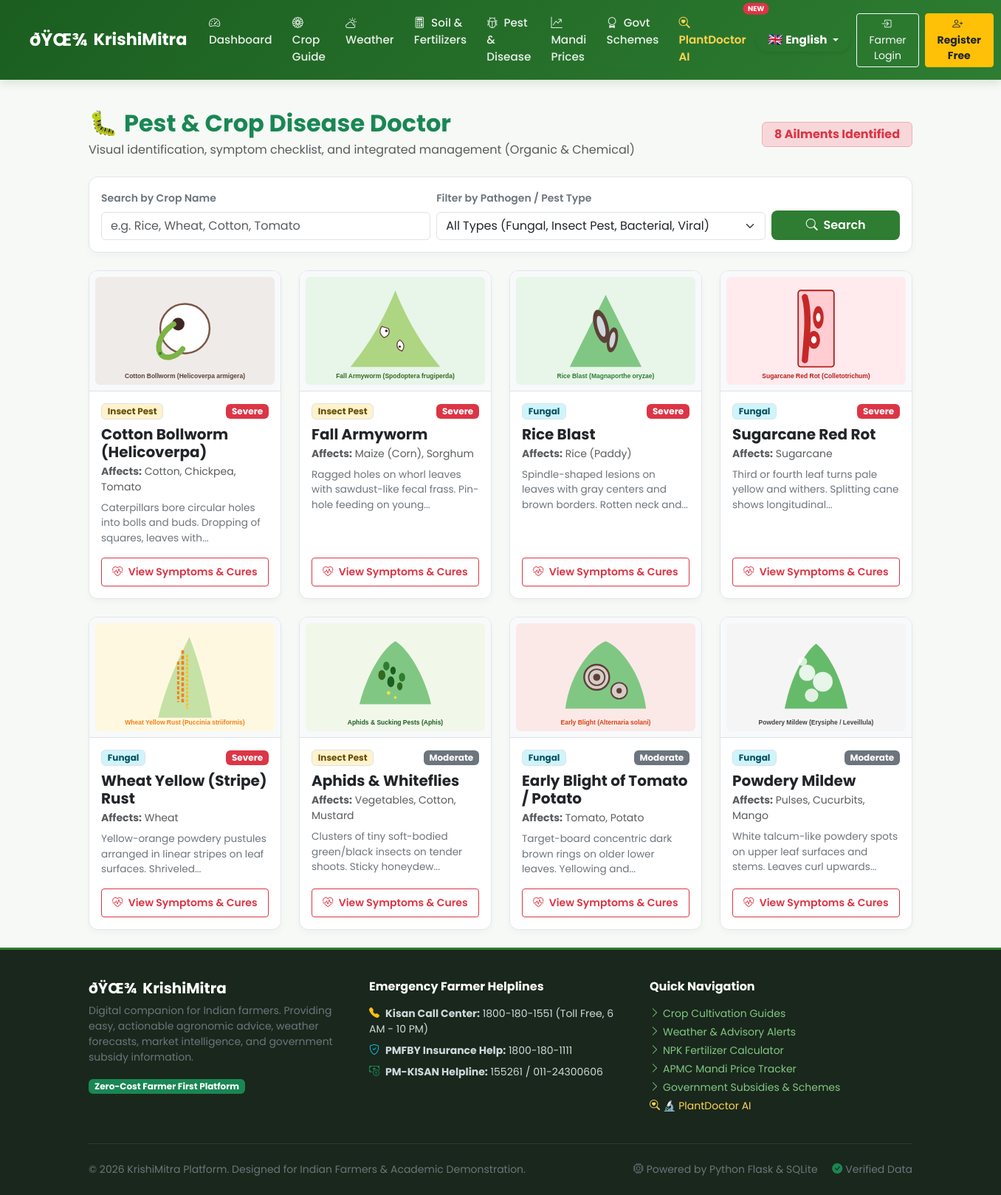
/diseases/, run on the app's committed database.
### tables this page shows
CREATE TABLE diseases_pests (
    id INTEGER PRIMARY KEY AUTOINCREMENT,
    name TEXT NOT NULL,
    type TEXT NOT NULL,            -- Fungal, Bacterial, Viral, Insect Pest
    affected_crops TEXT NOT NULL,
    symptoms TEXT NOT NULL,
    prevention TEXT NOT NULL,
    organic_treatment TEXT NOT NULL,
    chemical_treatment TEXT NOT NULL,
    severity TEXT NOT NULL DEFAULT 'Moderate',
    image_url TEXT
);

### app/routes/diseases.py (the view)
@diseases_bp.route('/')
def index():
    db = get_db()
    crop_filter = request.args.get('crop', '').strip()
    type_filter = request.args.get('type', '').strip()
    query = "SELECT * FROM diseases_pests WHERE 1=1"
    params = []
    if crop_filter:
        query += " AND affected_crops LIKE ?"
        params.append(f"%{crop_filter}%")
    if type_filter:
        query += " AND type = ?"
        params.append(type_filter)
    query += " ORDER BY severity DESC, name ASC"
    items = db.execute(query, params).fetchall()
    return render_template(
        'diseases/index.html',
        items=items,
        selected_crop=crop_filter,
        selected_type=type_filter
    )

### app/database/db.py (called while the page is built, shortened)
def get_db():
    if 'db' not in g:
        db_url = current_app.config.get('DATABASE_URL') or os.environ.get('DATABASE_URL')
        db_path = current_app.config.get('DATABASE', 'krishimitra.db')
        conn = sqlite3.connect(db_path)
        conn.row_factory = sqlite3.Row
        g.db = conn
        g.db_backend = 'sqlite'
    return g.db

### app/translations/languages.py (called while the page is built)
def get_translation(key: str, lang: str = 'en') -> str:
    if not lang or lang not in SUPPORTED_LANGUAGES:
        lang = 'en'
    entry = TRANSLATIONS.get(key)
    if not entry:
        return key
    return entry.get(lang, entry.get('en', key))

### app/templates/diseases/index.html (shortened to what this page needs)
{% extends "base.html" %}
{% block content %}
<div class="container py-4">
  <div class="d-flex flex-column flex-md-row justify-content-between align-items-md-center mb-4 gap-2">
    <div>
      <h2 class="fw-bold text-success mb-1">
        <span class="me-2">🐛</span>Pest & Crop Disease Doctor
      </h2>
      <p class="text-muted mb-0">Visual identification, symptom checklist, and integrated management (Organic & Chemical)</p>
    </div>
    <span class="badge bg-danger-subtle text-danger border border-danger-subtle px-3 py-2 fs-6">
      {{ items|length }} Ailments Identified
    </span>
  </div>
  <div class="farm-card p-3 mb-4">
    <form method="GET" action="{{ url_for('diseases.index') }}" class="row g-2 align-items-end">
      <div class="col-md-5">
        <label for="cropInput" class="form-label fw-semibold small text-secondary">Search by Crop Name</label>
        <input type="text" class="form-control" id="cropInput" name="crop" value="{{ selected_crop }}" placeholder="e.g. Rice, Wheat, Cotton, Tomato">
      </div>
      <div class="col-md-5">
        <label for="typeSelect" class="form-label fw-semibold small text-secondary">Filter by Pathogen / Pest Type</label>
        <select class="form-select" id="typeSelect" name="type">
          <option value="">All Types (Fungal, Insect Pest, Bacterial, Viral)</option>
        </select>
      </div>
      <div class="col-md-2 d-flex gap-2">
        <button type="submit" class="btn btn-agri w-100 py-2">
          <i class="bi bi-search me-1"></i> Search
        </button>
      </div>
    </form>
  </div>
  {% if items %}
    <div class="row g-4">
      {% for item in items %}
      <div class="col-md-6 col-lg-4 col-xl-3">
        <div class="farm-card h-100 d-flex flex-column">
          <div class="p-2 bg-light border-bottom text-center">
            <img src="{{ item['image_url'] }}" alt="{{ item['name'] }}" class="img-fluid rounded" style="max-height: 160px; object-fit: contain;">
          </div>
          <div class="p-3 flex-grow-1 d-flex flex-column justify-content-between">
            <div>
              <div class="d-flex justify-content-between align-items-center mb-2">
                <span class="badge {% if item['type'] == 'Insect Pest' %}bg-warning-subtle text-warning-emphasis{% else %}bg-info-subtle text-info-emphasis{% endif %} border">
                  {{ item['type'] }}
                </span>
                <span class="badge {% if item['severity'] == 'Severe' %}bg-danger text-white{% else %}bg-secondary text-white{% endif %}">
                  {{ item['severity'] }}
                </span>
              </div>
              <h5 class="fw-bold text-dark mb-1">{{ item['name'] }}</h5>
              <p class="small text-muted mb-2">
                <strong>Affects:</strong> {{ item['affected_crops'] }}
              </p>
              <p class="small text-secondary mb-3 leading-relaxed" style="font-size: 0.85rem;">
                {{ item['symptoms']|truncate(90) }}
              </p>
            </div>
            <a href="{{ url_for('diseases.detail', item_id=item['id']) }}" class="btn btn-outline-danger btn-sm w-100 py-2 fw-semibold">
              <i class="bi bi-heart-pulse me-1"></i> View Symptoms & Cures
            </a>
          </div>
        </div>
      </div>
      {% endfor %}
    </div>
  {% endif %}
</div>
{% endblock %}

### app/templates/base.html (shortened to what this page needs)
<!DOCTYPE html>
<html lang="en">
<head>
  <link href="https://cdn.jsdelivr.net/npm/bootstrap@5.3.3/dist/css/bootstrap.min.css" rel="stylesheet">
  <link rel="stylesheet" href="https://cdn.jsdelivr.net/npm/bootstrap-icons@1.11.3/font/bootstrap-icons.min.css">
  <link rel="stylesheet" href="{{ url_for('static', filename='css/style.css') }}">
</head>
<body>
  <nav class="navbar navbar-expand-lg navbar-dark navbar-krishi sticky-top">
    <div class="container-fluid px-lg-4">
      <a class="navbar-brand" href="{{ url_for('main.home') }}">
        <span class="fs-4">ðŸŒ¾</span>
        <span>KrishiMitra</span>
      </a>
      <div class="collapse navbar-collapse" id="navContent">
        <ul class="navbar-nav me-auto mb-2 mb-lg-0">
          <li class="nav-item">
            <a class="nav-link" href="{{ url_for('main.dashboard') }}">
              <i class="bi bi-speedometer2 me-1"></i> {{ t('nav_dashboard') }}
            </a>
          </li>
          <li class="nav-item">
            <a class="nav-link" href="{{ url_for('crops.index') }}">
              <i class="bi bi-flower1 me-1"></i> {{ t('nav_crops') }}
            </a>
          </li>
          <li class="nav-item">
            <a class="nav-link" href="{{ url_for('weather.index') }}">
              <i class="bi bi-cloud-sun me-1"></i> {{ t('nav_weather') }}
            </a>
          </li>
          <li class="nav-item">
            <a class="nav-link" href="{{ url_for('soil.index') }}">
              <i class="bi bi-calculator me-1"></i> {{ t('nav_soil') }}
            </a>
          </li>
          <li class="nav-item">
            <a class="nav-link" href="{{ url_for('diseases.index') }}">
              <i class="bi bi-bug me-1"></i> {{ t('nav_diseases') }}
            </a>
          </li>
          <li class="nav-item">
            <a class="nav-link" href="{{ url_for('market.index') }}">
              <i class="bi bi-graph-up-arrow me-1"></i> {{ t('nav_market') }}
            </a>
          </li>
          <li class="nav-item">
            <a class="nav-link" href="{{ url_for('schemes.index') }}">
              <i class="bi bi-award me-1"></i> {{ t('nav_schemes') }}
            </a>
          </li>
          <li class="nav-item">
            <a class="nav-link position-relative" href="{{ url_for('plantdoctor.index') }}"
               style="color:#ffd54f !important; font-weight:600;">
              <i class="bi bi-search-heart me-1"></i> {{ t('nav_plantdoctor') }}
              <span class="position-absolute top-0 start-100 translate-middle badge rounded-pill bg-danger" style="font-size:0.6rem;">NEW</span>
            </a>
          </li>
        </ul>
        <ul class="navbar-nav me-lg-2 mb-2 mb-lg-0">
          <li class="nav-item dropdown">
            <a class="nav-link dropdown-toggle btn btn-sm btn-outline-warning text-white px-3 py-1 d-flex align-items-center gap-1 shadow-sm"
               href="#" role="button" data-bs-toggle="dropdown" aria-expanded="false" style="border-radius: 20px; border-color: #ffd54f;">
              <span class="fs-6">{{ supported_languages[current_lang]['flag'] if current_lang in supported_languages else '🌐' }}</span>
              <span class="fw-bold">{{ supported_languages[current_lang]['native'] if current_lang in supported_languages else 'Language' }}</span>
            </a>
          </li>
        </ul>
        <ul class="navbar-nav ms-auto ms-lg-0 mb-2 mb-lg-0 align-items-lg-center">
          {% if session.get('farmer_id') %}
            <li class="nav-item dropdown">
              <a class="nav-link dropdown-toggle text-white fw-bold d-flex align-items-center" href="#" role="button" data-bs-toggle="dropdown" aria-expanded="false">
                <i class="bi bi-person-circle fs-5 me-1 text-warning"></i>
                <span>{{ session.get('farmer_name') }}</span>
              </a>
              <ul class="dropdown-menu dropdown-menu-end shadow border-0">
                <li>
                  <div class="px-3 py-2 border-bottom">
                    <small class="text-muted d-block">Location</small>
                    <span class="fw-semibold text-dark"><i class="bi bi-geo-alt text-danger me-1"></i>{{ session.get('district') }}, {{ session.get('state') }}</span>
                  </div>
                </li>
                <li><a class="dropdown-item py-2" href="{{ url_for('auth.profile') }}"><i class="bi bi-person-gear me-2"></i>{{ t('nav_profile') }}</a></li>
                <li><hr class="dropdown-divider"></li>
                <li><a class="dropdown-item text-danger py-2" href="{{ url_for('auth.logout') }}"><i class="bi bi-box-arrow-right me-2"></i>{{ t('nav_logout') }}</a></li>
              </ul>
            </li>
          {% else %}
            <li class="nav-item me-2">
              <a class="btn btn-outline-light btn-sm px-3" href="{{ url_for('auth.login') }}">
                <i class="bi bi-box-arrow-in-right me-1"></i> {{ t('nav_login') }}
              </a>
            </li>
            <li class="nav-item mt-2 mt-lg-0">
              <a class="btn btn-warning btn-sm text-dark fw-bold px-3" href="{{ url_for('auth.register') }}">
                <i class="bi bi-person-plus me-1"></i> {{ t('nav_register') }}
              </a>
            </li>
          {% endif %}
        </ul>
      </div>
    </div>
  </nav>
  <main class="flex-grow-1">
    {% block content %}{% endblock %}
  </main>
  <footer>
    <div class="container">
      <div class="row g-4">
        <div class="col-md-4">
          <h5 class="text-white fw-bold d-flex align-items-center gap-2">
            <span>ðŸŒ¾</span> KrishiMitra
          </h5>
          <p class="small text-secondary mb-3">
            Digital companion for Indian farmers. Providing easy, actionable agronomic advice, weather forecasts, market intelligence, and government subsidy information.
          </p>
          <span class="badge bg-success text-white px-2 py-1">Zero-Cost Farmer First Platform</span>
        </div>
        <div class="col-md-4">
          <h6 class="text-white fw-bold mb-3">Emergency Farmer Helplines</h6>
          <ul class="list-unstyled small">
            <li class="mb-2"><i class="bi bi-telephone-fill text-warning me-2"></i><strong>Kisan Call Center:</strong> 1800-180-1551 (Toll Free, 6 AM - 10 PM)</li>
            <li class="mb-2"><i class="bi bi-shield-check text-info me-2"></i><strong>PMFBY Insurance Help:</strong> 1800-180-1111</li>
            <li class="mb-2"><i class="bi bi-cash-coin text-success me-2"></i><strong>PM-KISAN Helpline:</strong> 155261 / 011-24300606</li>
          </ul>
        </div>
        <div class="col-md-4">
          <h6 class="text-white fw-bold mb-3">Quick Navigation</h6>
          <ul class="list-unstyled small d-flex flex-column gap-1">
            <li><a href="{{ url_for('crops.index') }}"><i class="bi bi-chevron-right me-1"></i>Crop Cultivation Guides</a></li>
            <li><a href="{{ url_for('weather.index') }}"><i class="bi bi-chevron-right me-1"></i>Weather & Advisory Alerts</a></li>
            <li><a href="{{ url_for('soil.index') }}"><i class="bi bi-chevron-right me-1"></i>NPK Fertilizer Calculator</a></li>
            <li><a href="{{ url_for('market.index') }}"><i class="bi bi-chevron-right me-1"></i>APMC Mandi Price Tracker</a></li>
            <li><a href="{{ url_for('schemes.index') }}"><i class="bi bi-chevron-right me-1"></i>Government Subsidies & Schemes</a></li>
            <li><a href="{{ url_for('plantdoctor.index') }}" style="color:#ffd54f;"><i class="bi bi-search-heart me-1"></i>&#x1F52C; PlantDoctor AI</a></li>
          </ul>
        </div>
      </div>
      <hr class="border-secondary my-4">
      <div class="d-flex flex-column flex-md-row justify-content-between align-items-center small text-secondary">
        <div>&copy; 2026 KrishiMitra Platform. Designed for Indian Farmers & Academic Demonstration.</div>
        <div class="mt-2 mt-md-0">
          <span class="me-3"><i class="bi bi-cpu me-1"></i>Powered by Python Flask & SQLite</span>
          <span><i class="bi bi-check-circle-fill text-success me-1"></i>Verified Data</span>
        </div>
      </div>
    </div>
  </footer>
</body>
</html>

### app/static/css/style.css (style rules this page uses)
body { top: 0px !important; }
:root { --primary-green: #2e7d32; --primary-dark: #1b5e20; --primary-light: #4caf50; --accent-gold: #f9a825; --earth-brown: #5d4037; --bg-light: #f7f9f6; --card-bg: #ffffff; --text-dark: #263238; --text-muted: #607d8b; --border-color: #e0e6ed; --success-color: #2e7d32; --warning-color: #ef6c00; --danger-color: #c62828; }
body { font-family: 'Poppins', -apple-system, BlinkMacSystemFont, "Segoe UI", Roboto, sans-serif; background-color: var(--bg-light); color: var(--text-dark); min-height: 100vh; display: flex; flex-direction: column; }
.navbar-krishi { background: linear-gradient(135deg, #1b5e20 0%, #2e7d32 100%); box-shadow: 0 4px 12px rgba(27, 94, 32, 0.15); padding: 0.75rem 1rem; }
.navbar-brand { font-weight: 700; font-size: 1.4rem; color: #ffffff !important; display: flex; align-items: center; gap: 0.5rem; }
.navbar-dark .navbar-nav .nav-link { color: rgba(255, 255, 255, 0.9); font-weight: 500; font-size: 0.95rem; padding: 0.5rem 0.85rem; border-radius: 6px; transition: all 0.2s ease-in-out; }
.farm-card { background: var(--card-bg); border: 1px solid var(--border-color); border-radius: 12px; box-shadow: 0 4px 10px rgba(0, 0, 0, 0.03); transition: transform 0.2s ease, box-shadow 0.2s ease; overflow: hidden; }
.btn-agri { background-color: var(--primary-green); color: #ffffff; font-weight: 600; border: none; border-radius: 8px; padding: 0.55rem 1.25rem; transition: background-color 0.2s; }
footer { margin-top: auto; background-color: #1a271c; color: #cfd8dc; padding: 2.5rem 0 1.5rem; border-top: 3px solid var(--primary-green); }
footer a { color: #81c784; text-decoration: none; }

### data on the page
diseases_pests: image_url (picture), type "Insect Pest", severity "Severe", name "Cotton Bollworm (Helicoverpa)", affected_crops "Cotton, Chickpea, Tomato", symptoms "Caterpillars bore circular holes into bolls and buds. Dropping of squares, leaves with..."
diseases_pests: image_url (picture), type "Insect Pest", severity "Severe", name "Fall Armyworm", affected_crops "Maize (Corn), Sorghum", symptoms "Ragged holes on whorl leaves with sawdust-like fecal frass. Pin-hole feeding on young..."
diseases_pests: image_url (picture), type "Fungal", severity "Severe", name "Rice Blast", affected_crops "Rice (Paddy)", symptoms "Spindle-shaped lesions on leaves with gray centers and brown borders. Rotten neck and..."
diseases_pests: image_url (picture), type "Fungal", severity "Severe", name "Sugarcane Red Rot", affected_crops "Sugarcane", symptoms "Third or fourth leaf turns pale yellow and withers. Splitting cane shows longitudinal..."
diseases_pests: image_url (picture), type "Fungal", severity "Severe", name "Wheat Yellow (Stripe) Rust", affected_crops "Wheat", symptoms "Yellow-orange powdery pustules arranged in linear stripes on leaf surfaces. Shriveled..."
diseases_pests: image_url (picture), type "Insect Pest", severity "Moderate", name "Aphids & Whiteflies", affected_crops "Vegetables, Cotton, Mustard", symptoms "Clusters of tiny soft-bodied green/black insects on tender shoots. Sticky honeydew..."
diseases_pests: image_url (picture), type "Fungal", severity "Moderate", name "Early Blight of Tomato / Potato", affected_crops "Tomato, Potato", symptoms "Target-board concentric dark brown rings on older lower leaves. Yellowing and..."
diseases_pests: image_url (picture), type "Fungal", severity "Moderate", name "Powdery Mildew", affected_crops "Pulses, Cucurbits, Mango", symptoms "White talcum-like powdery spots on upper leaf surfaces and stems. Leaves curl upwards..."

### other printed values
{{ t('nav_dashboard') }} "Dashboard"
{{ t('nav_crops') }} "Crop Guide"
{{ t('nav_weather') }} "Weather"
{{ t('nav_soil') }} "Soil & Fertilizers"
{{ t('nav_diseases') }} "Pest & Disease"
{{ t('nav_market') }} "Mandi Prices"
{{ t('nav_schemes') }} "Govt Schemes"
{{ t('nav_plantdoctor') }} "PlantDoctor AI"
{{ t('nav_login') }} "Farmer Login"
{{ t('nav_register') }} "Register Free"
{{ items|length }} "8"
